Frame 1 (no input): blank canvas, image omitted
Frame 60 (the mouse pressed at the canvas centre just before this capture): blank canvas, image omitted
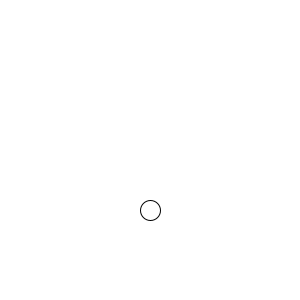
Frame 120 (the mouse held since frame 60 and released just before this capture)

The Processing sketch whose frames 1 and 60 were blank and that drew this single picture after the mouse press (run headless with seeded random() and noise(); from frame 60 on, the mouse is pressed at the canvas centre):

// Processing sketch: arrayList_basic
// ── arrayList_basic.pde
ArrayList balls = new ArrayList();

void setup(){
  size(300,300);
}

void draw(){
  
  background(255);
  
  for(int i = 0; i < balls.size(); i++){
    PVector b = (PVector)balls.get(i);
    b.y++;
    
    ellipse(b.x,b.y,20,20);
    
    if( b.y > height+20) balls.remove(i);
    
    
  }
  
  println( balls.size() );
}

void mousePressed(){
  balls.add( new PVector(mouseX,mouseY) );
}
